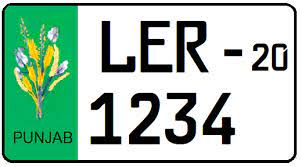
#> input picture Introduction to Image Processing/Project/download.jpg, 302 x 167 px
$ jupyter execute Untitled.ipynb
#> lines starting #> are read from the running program, lines starting #| are printed output that depends on the picture; after the words box and inside, x2 and y2 are one past the last pixel; in counts of white or black regions, pixels touching at a corner belong together
#> further down, image is the input picture: shape (167, 302, 3); mean B, G, R 175.3, 193.7, 163
[cell 1]
import cv2
import numpy as np

def preprocess_image(image):
    # Convert the image to grayscale
    gray = cv2.cvtColor(image, cv2.COLOR_BGR2GRAY)
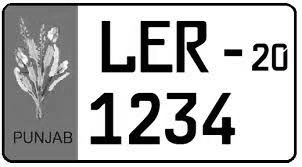
#> gray: shape (167, 302); min 0, max 255, mean 182.4

    # Apply Gaussian blur to remove noise
    blurred = cv2.GaussianBlur(gray, (5, 5), 0)
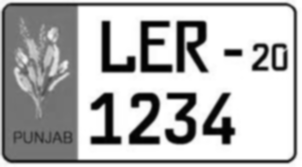
#> blurred: shape (167, 302); min 1, max 255, mean 182.3

    # Apply thresholding to segment the number plate
    _, thresh = cv2.threshold(blurred, 0, 255, cv2.THRESH_BINARY + cv2.THRESH_OTSU)
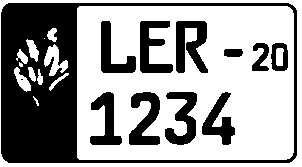
#> thresh: shape (167, 302); 60.9% white; 12 black regions (1 under 20 px), largest, box (x1, y1, x2, y2) and area: (1, 3, 297, 163) 12702, (176, 21, 208, 73) 1079, (129, 92, 160, 145) 943

    return thresh

def extract_number_plate(image):
    # Preprocess the image
    preprocessed_image = preprocess_image(image)

    # Apply morphological operations to further enhance the number plate region
    kernel = np.ones((5, 5), np.uint8)
    morphed = cv2.morphologyEx(preprocessed_image, cv2.MORPH_CLOSE, kernel)
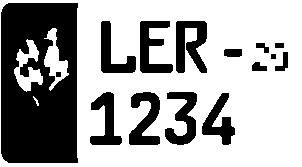
#> morphed: shape (167, 302); 65.3% white; 15 black regions, largest, box (x1, y1, x2, y2) and area: (1, 3, 78, 163) 10697, (176, 21, 207, 73) 1075, (129, 92, 160, 145) 943

    # Find contours in the image
    contours, _ = cv2.findContours(morphed, cv2.RETR_EXTERNAL, cv2.CHAIN_APPROX_SIMPLE)
#> contours = [[[0, 0], [0, 166], [301, 166], [301, 0]]]

    # Sort contours based on their area
    contours = sorted(contours, key=cv2.contourArea, reverse=True)[:1]  # Assuming largest contour is the number plate

    # Extract the bounding box of the number plate
    for contour in contours:
        x, y, w, h = cv2.boundingRect(contour)
        number_plate_roi = image[y:y+h, x:x+w]

        # Display the bounding box
        cv2.rectangle(image, (x, y), (x+w, y+h), (0, 255, 0), 2)

        return number_plate_roi
#> this loop made 1 pass
#> (contour, x, y, w, h) on pass 1: ([[0, 0], [0, 166], [301, 166], [301, 0]], 0, 0, 302, 167)
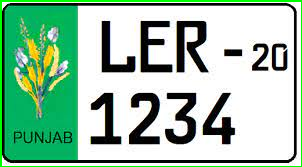
#> image: shape (167, 302, 3); 2.77% of pixels changed, all inside (x1, y1, x2, y2) = (0, 0, 302, 167)

# Load the image
image = cv2.imread('download.jpg')

# Extract the number plate
number_plate = extract_number_plate(image)

# Display the results
cv2.imshow('Number Plate', number_plate)
cv2.waitKey(0)
cv2.destroyAllWindows()
